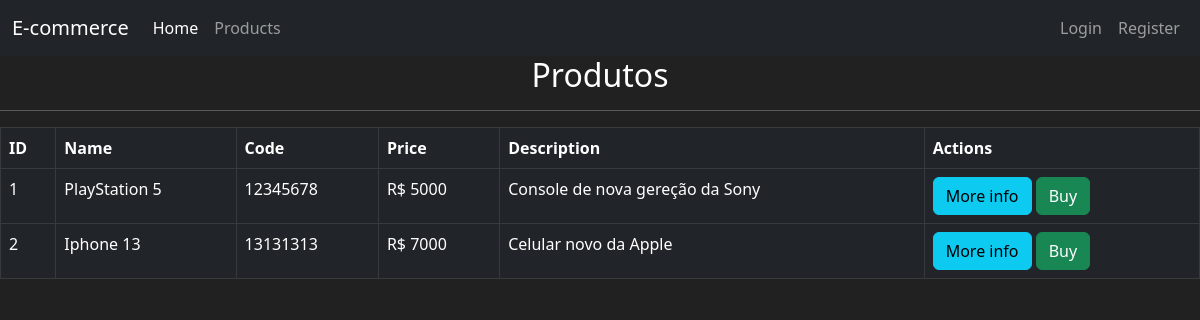
/produtos, run on an earlier commit of the app's database.
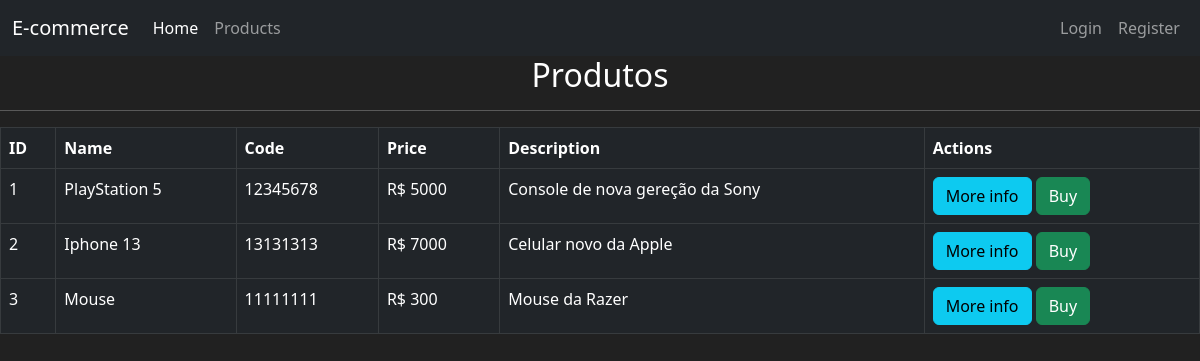
And on a later commit of the database.
### ecommerce/models.py (models this page shows, shortened)
class Item(db.Model):
    id = db.Column(db.Integer, primary_key=True)
    nome = db.Column(db.String(length=30), nullable=False, unique=True)
    cod = db.Column(db.String(length=8), nullable=False, unique=True)
    preco = db.Column(db.Integer, nullable=False)
    desc = db.Column(db.String(length=1024), nullable=False, unique=True)
    dono = db.Column(db.Integer, db.ForeignKey('user.id'))

### ecommerce/routes.py (the view)
@app.route('/produtos')
def page_produtos():
    itens = Item.query.all()
    return render_template("produtos.html", itens=itens)

### ecommerce/templates/produtos.html (shortened to what this page needs)
{% extends 'base.html' %}
{% block conteudo %}
    <h2 style="text-align: center;">Produtos</h2>
    <hr>
    <table class="table table-hover table-dark table-bordered">
        <thead>
            <tr>
                <th scope="col">ID</th>
                <th scope="col">Name</th>
                <th scope="col">Code</th>
                <th scope="col">Price</th>
                <th scope="col">Description</th>
                <th scope="col">Actions</th>
            </tr>
        </thead>
        <tbody>
            {% for item in itens %}
            <tr>
                <td>{{item.id}}</td>
                <td>{{item.nome}}</td>
                <td>{{item.cod}}</td>
                <td>R$ {{item.preco}}</td>
                <td>{{item.desc}}</td>
                <td>
                    <button class="btn btn-outline btn-info">More info</button>
                    <button class="btn btn-outline btn-success">Buy</button>
                </td>
            </tr>
            {% endfor %}
        </tbody>
    </table>
{% endblock %}

### ecommerce/templates/base.html (shortened to what this page needs)
<!DOCTYPE html>
<html lang="en">
<head>
    <link rel="stylesheet" href="https://cdn.jsdelivr.net/npm/bootstrap@5.2.3/dist/css/bootstrap.min.css">
</head>
<body>
    <nav class="navbar navbar-expand-lg navbar-dark bg-dark">
        <div class="container-fluid">
          <a class="navbar-brand" href="#">E-commerce</a>
          <div class="collapse navbar-collapse" id="navbarNavAltMarkup">
            <div class="navbar-nav me-auto">
              <a class="nav-link active" aria-current="page" href="{{url_for('page_home')}}">Home</a>
              <a class="nav-link" href="{{url_for('page_produtos')}}">Products</a>
            </div>
            <div class="navbar-nav ms-auto">
                <a class="nav-link" href="#">Login</a>
                <a class="nav-link" href="{{url_for('page_cadastro')}}">Register</a>
            </div>
          </div>
        </div>
      </nav>
       {% block conteudo %}
       {% endblock %}
</body>
</html>

### ecommerce/templates/base.html (style rules this page uses)
body { background-color: #212121; color: white; }

What changed in the data, as far as the page shows it:
added Item: id "3", nome "Mouse", cod "11111111", preco "300", desc "Mouse da Razer"
